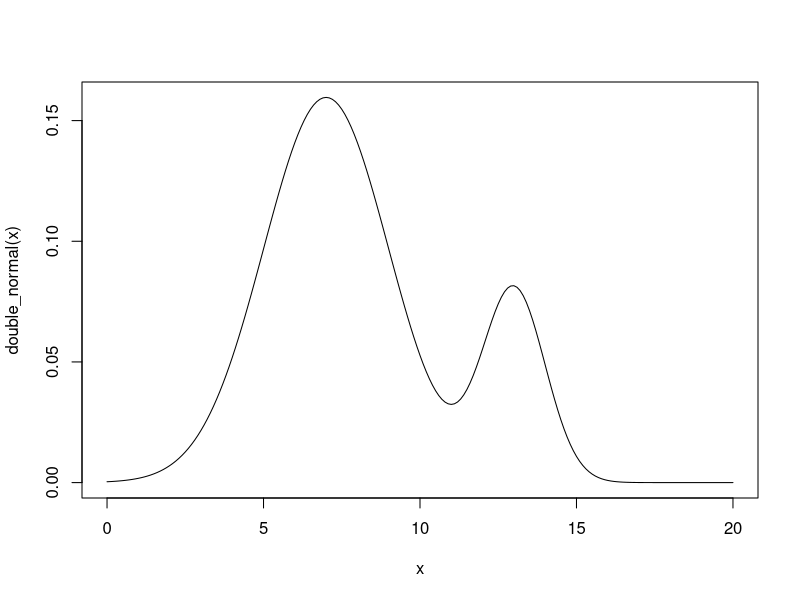

Generate this figure with R:
set.seed(43)

## Generate bimodal distribution
## as a mixture of two normal distributions
## using rejection sampling method

n <- 500 # sample size
M <- 20  # right bound of distribution

## predefined density function
double_normal <- function(x) {
  res <- (0.8 * dnorm(x, 7, 2) + 0.2 * dnorm(x, 13, 1))/0.999813896704
}

## test plot 1
x <- seq(0, 20, by = 0.1)
plot(x, double_normal(x), type = "l")

## compute maximum of the density function
y <- double_normal(x)
ymax <- max(y)

## initialize the list for output
incubation_times <- c()

## Do rejection sampling
while (length(incubation_times) < n) {
  # ste1: generate random uniform from [0, M]
  U <- runif(1, max = M)
  
  # step2: sample a standard Uniform[0,1]
  V <- runif(1)
  
  # step3: check if we accept it
  if (V < double_normal(U) / (M * ymax)) {
    incubation_times <- c(incubation_times, U)
  }
}

incubation_times <- round(incubation_times)

V1 <- sample(1:30, n, replace=T)
V <- vector(,n)
for (i in 1: n){
	V[i] <- sample(1:V1[i],1)
	}
 

# left interval
left_ <- sample(1:3, n, replace=T)
right_ <- sample(1:3, n, replace=T)

tmp <- V + incubation_times

V2 <- tmp - left_
V3 <- tmp + right_

df <- data.frame(V1, V2, V3)

write.csv(df, "test_data.csv", row.names=FALSE)
